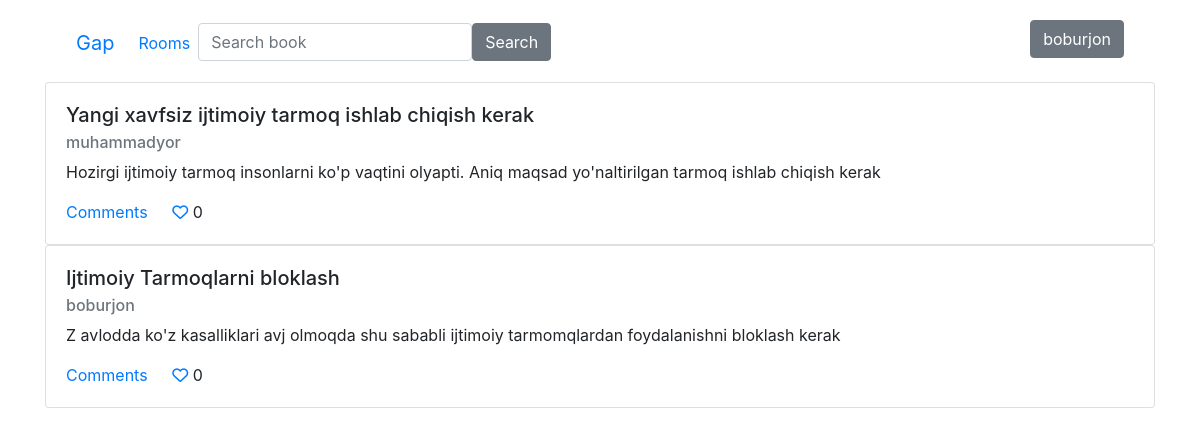
The app's page /gap/room/1/ (signed in) with its own data.
### apps/gap/models.py (models this page shows, shortened)
class Opinion(AbstractModel):
    room = ForeignKey(Room, CASCADE, 'opinions')
    title = CharField(max_length=256)
    body = TextField()
    author = ForeignKey(User, CASCADE, 'opinions')
    @property
    def like_count(self):
        return self.opinionlike_set.count()

### apps/gap/views.py (the view)
# urls.py: path('room/<int:pk>/', RoomDetailView.as_view(), name='room'),
class RoomDetailView(View):
    def get(self, request, pk):
        room = Room.objects.get(pk=pk)
        opinions = sorted(Opinion.objects.filter(room=room), key=lambda o: o.like_count, reverse=True)
        context = {
            "room": room,
            "opinions": opinions
        }
        return render(request, 'gap/opinions.html', context=context)

### apps/gap/templates/gap/opinions.html (shortened to what this page needs)
{% extends 'base.html' %}
{% block body %}
    {% for opinion in opinions %}
        {% include 'gap/comment-cart.html' %}
    {% endfor %}
{% endblock %}

### templates/base.html (shortened to what this page needs)
<!doctype html>
<html lang="en">
<head>
    <link rel="stylesheet" href="https://cdn.jsdelivr.net/npm/bootstrap@4.0.0/dist/css/bootstrap.min.css"
>
</head>
<body>
<div class="container">
    <nav class="navbar navbar-expand-lg bg-body-tertiary mt-1">
        <div class="container-fluid">
            <a class="navbar-brand" href="{% url 'landing_page' %}">Gap</a>
            <div class="collapse navbar-collapse" id="navbarSupportedContent">
                <ul class="navbar-nav me-auto mb-2 mb-lg-0">
                    <li class="nav-item">
                        <a class="nav-link active" aria-current="page" href="{% url 'gap:rooms' %}">Rooms</a>
                    </li>
                    <li>
                        <form action="#" method="get" class="d-flex ms-4">
                            <input type="text" class="form-control" name="q" value="{{ param }}"
                                   placeholder="Search book">
                            <button type="submit" class="btn btn-secondary">Search</button>
                        </form>
                    </li>
                </ul>
            </div>
            <div class="me-5 mt-2">
                <ul type="none" class="me-5">
                    {% if request.user.is_authenticated %}
                        <button class="btn btn-secondary">{{ request.user.username }}</button>
                    {% else %}
                        <button class="btn btn-primary">Login</button>
                    {% endif %}
                </ul>
            </div>
        </div>
    </nav>
    {% block body %}
    {% endblock %}
</div>
</body>
</html>

### apps/gap/templates/gap/comment-cart.html
<div class="card">
    <div class="card-body">
        <h5 class="card-title">{{ opinion.title }}</h5>
        <h6 class="card-subtitle mb-2 text-muted">{{ opinion.author }}</h6>
        <p class="card-text">{{ opinion.body }}</p>
        <a href="#" class="card-link">Comments</a>
        <a href="{% url 'gap:opinion-like' opinion.pk %}" class="card-link">
            {% if opinion.like_count == 0 %}
                <i class="fa-regular fa-heart"></i>
            {% else %}
                <i class="fa-solid fa-heart"></i>
            {% endif %}
        </a> <span>{{ opinion.like_count }}</span>
    </div>
</div>

### records on screen
Opinion: title "Yangi xavfsiz ijtimoiy tarmoq ishlab chiqish kerak", author "muhammadyor", body "Hozirgi ijtimoiy tarmoq insonlarni ko'p vaqtini olyapti. Aniq maqsad yo'naltirilgan tarmoq ishlab chiqish kerak", like_count "0"
Opinion: title "Ijtimoiy Tarmoqlarni bloklash", author "boburjon", body "Z avlodda ko'z kasalliklari avj olmoqda shu sababli ijtimoiy tarmomqlardan foydalanishni bloklash kerak", like_count "0"

### other values on screen
{{ request.user.username }} "boburjon"
